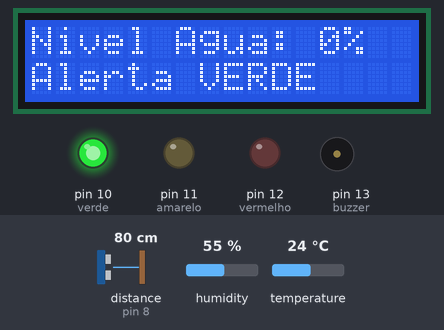
This sketch was run on a simulated Arduino Uno, built with avr-gcc and run on an emulated ATmega328P. Shown: 16×2 character LCD, output pins drawn as LEDs (lit = HIGH), buzzer (waves = sounding, pin HIGH). Wiring (inferred from the names in the program): ultrasonic range finder: trigger pin 9; echo pin 8. The test bench sets the inputs (shaded band); at power-on: distance to the obstacle (sensor on pin 8) 80 cm, humidity 55 %, temperature 24 °C. The echo pulse lasts 58.3 µs per cm; pins used as bus, display or sensor lines are not drawn; what the sketch prints to the serial monitor is not drawn.

Above: at 6.2 s.
6.3 s: distance to the obstacle (sensor on pin 8) set to 13 cm
15.3 s: distance to the obstacle (sensor on pin 8) set to 10 cm
At 19.2 s:
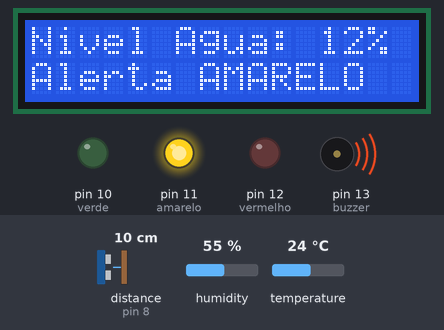
24.3 s: distance to the obstacle (sensor on pin 8) set to 6 cm
At 32.5 s:
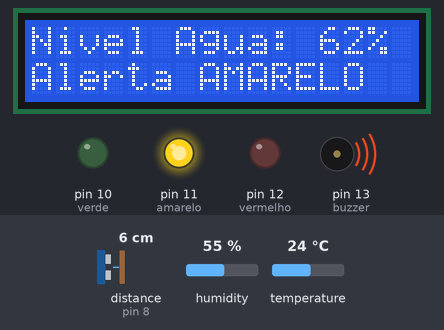
33.3 s: distance to the obstacle (sensor on pin 8) set to 3 cm
At 39.8 s:
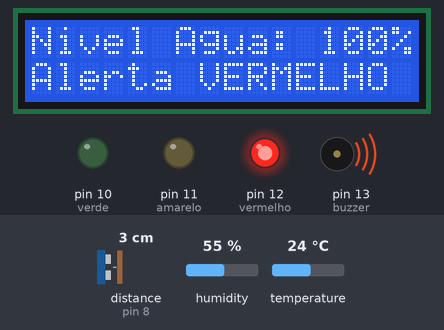
42.3 s: humidity set to 22 %
At 47.5 s:
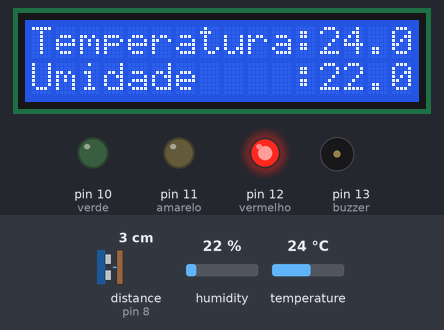
49.7 s: temperature set to 12 °C
At 57.0 s:
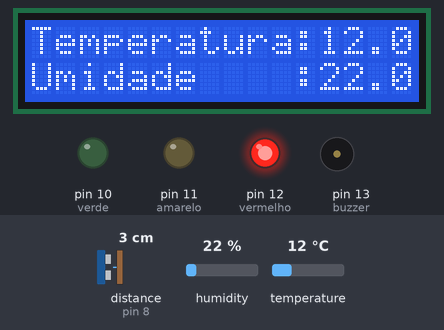
Timing chart, 0 to 59.7 s (numbered marks = the images above; inputs shaded):
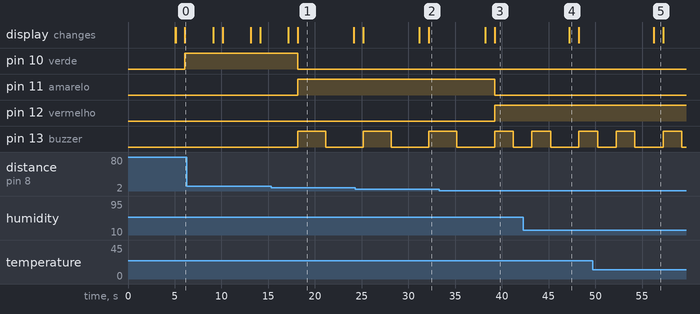

The sketch:

codigoArduino.ino
```cpp
// Detecção precoce de enchentes usando IoT ~ Projeto da Hydromind
// <LiquidCrystal.h> é a biblioteca para usar o display LCD 16x2
#include <LiquidCrystal.h>
// "DHT.h" é a biblioteca para usar o sensor de temperatura e umidade DHT22
#include "DHT.h"
#define DHTPIN A0                       // Inicializando o pino para o DHT22
#define DHTTYPE DHT22                   // Declarando o tipo de sensor DHT para funcionamento correto
LiquidCrystal lcd(2,3,4,5,6,7);         // Criando uma instância da biblioteca LiquidCrystal
DHT dht(DHTPIN, DHTTYPE);               // Criando uma instância da biblioteca DHT para o sensor DHT22
const int in=8;                         // Pino ECHO do sensor ultrassônico HC-SR04
const int out=9;                        // Pino TRIG do sensor ultrassônico HC-SR04

// Definindo os pinos para os LEDs e o buzzer
const int verde=10;
const int amarelo=11;
const int vermelho=12;
const int buzzer=13;

void setup()
{
  // Inicia a comunicação serial com taxa de 9600
  Serial.begin(9600);
  // Inicializa o display LCD com 16 colunas e 2 linhas
  lcd.begin(16, 2);
  // Define os pinos dos componentes como entrada ou saída
  pinMode(in, INPUT);
  pinMode(out, OUTPUT);
  pinMode(verde, OUTPUT);
  pinMode(amarelo, OUTPUT);
  pinMode(vermelho, OUTPUT);
  pinMode(buzzer, OUTPUT);
  // Inicializa o sensor DHT
  dht.begin();
  // Define os estados iniciais dos LEDs e do buzzer como desligados (LOW)
  digitalWrite(verde,LOW);
  digitalWrite(amarelo,LOW);
  digitalWrite(vermelho,LOW);
  digitalWrite(buzzer,LOW);
  // Mensagem de inicialização no display LCD
  lcd.setCursor(0, 0);
  lcd.print("Sensor de Agua");
  lcd.setCursor(0,1);
  lcd.print("Monitor de Risco");
  // Aguarda 5 segundos e limpa o LCD
  delay(5000);
  lcd.clear();
}

void loop()
{
  // Lê temperatura e umidade do sensor DHT22
  float T = dht.readTemperature();
  float H = dht.readHumidity();
  // Verifica se os dados do sensor são válidos
  if (isnan(H) && isnan(T)) {
    lcd.print("ERROR");
    return;
  }
  float f = dht.readTemperature(true);

  // Leitura da distância do sensor ultrassônico HC-SR04
  long dur;
  long dist;
  long per;
  digitalWrite(out,LOW);
  delayMicroseconds(2);
  digitalWrite(out,HIGH);
  delayMicroseconds(10);
  digitalWrite(out,LOW);
  dur = pulseIn(in, HIGH);
  dist = (dur * 0.034) / 2;

  // Mapeia o valor da distância para uma porcentagem
  per = map(dist, 10.5, 2, 0, 100);

  // Garante que a porcentagem esteja dentro dos limites
  if(per < 0)
  {
    per = 0;
  }
  if(per > 100)
  {
    per = 100;
  }

  // Mostra os dados dos sensores na serial
  Serial.print("Umidade: ");
  Serial.print(H);
  Serial.print("%  Temperatura: ");
  Serial.print(T);
  Serial.print("°C  Nivel de Agua: ");
  Serial.println(String(per) + "%");

  // Mostra temperatura e umidade no display LCD
  lcd.setCursor(0,0);
  lcd.print("Temperatura:");
  lcd.setCursor(0,1);
  lcd.print("Umidade    :");
  lcd.setCursor(12,0);
  lcd.print(T);
  lcd.setCursor(12,1);
  lcd.print(H);
  delay(1000);

  // Mostra o nível de água no display
  lcd.clear();
  lcd.print("Nivel Agua: ");
  lcd.print(String(per));
  lcd.print("% ");

  // Verifica o nível de água e define o alerta
  if(dist <= 3)
  {
      lcd.setCursor(0,1);
      lcd.print("Alerta VERMELHO");
      digitalWrite(vermelho, HIGH);
      digitalWrite(verde, LOW);
      digitalWrite(amarelo, LOW);
      digitalWrite(buzzer, HIGH);
      delay(2000);
      digitalWrite(buzzer, LOW);
      delay(2000);
      digitalWrite(buzzer, HIGH);
      delay(2000);
      digitalWrite(buzzer, LOW);
      delay(2000);
  }
  else if(dist <= 10)
  {
    lcd.setCursor(0,1);
    lcd.print("Alerta AMARELO ");
    digitalWrite(amarelo, HIGH);
    digitalWrite(vermelho, LOW);
    digitalWrite(verde, LOW);
    digitalWrite(buzzer, HIGH);
    delay(3000);
    digitalWrite(buzzer, LOW);
    delay(3000);
  }
  else
  {
    lcd.setCursor(0,1);
    lcd.print("Alerta VERDE   ");
    digitalWrite(verde, HIGH);
    digitalWrite(amarelo, LOW);
    digitalWrite(vermelho, LOW);
    digitalWrite(buzzer, LOW);
    delay(3000);
  }
}
```

Measured:
- the behaviour switches between 12 and 11 cm on distance to the obstacle (sensor on pin 8) (found by bisection; images 0 and 1)
- the behaviour switches between 5 and 4 cm on distance to the obstacle (sensor on pin 8) (found by bisection; images 2 and 3)
- after the input at 15.3 s, pin 10 (verde): HIGH → LOW after 2.9 s; pin 11 (amarelo): LOW → HIGH after 2.9 s; pin 13 (buzzer): LOW → HIGH after 2.9 s, → LOW 3.0 s later; the display: first differs from a run without the input after 2.9 s (image 1)
- after the input at 24.3 s, the display: first differs from a run without the input after 7.9 s (image 2)
- after the input at 33.3 s, pin 11 (amarelo): HIGH → LOW after 5.9 s; pin 12 (vermelho): LOW → HIGH after 5.9 s; the display: first differs from a run without the input after 5.9 s (image 3)
- after the input at 42.3 s, the display: changes after 4.9 s (image 4)
- after the input at 49.7 s, the display: changes after 6.5 s (image 5)
